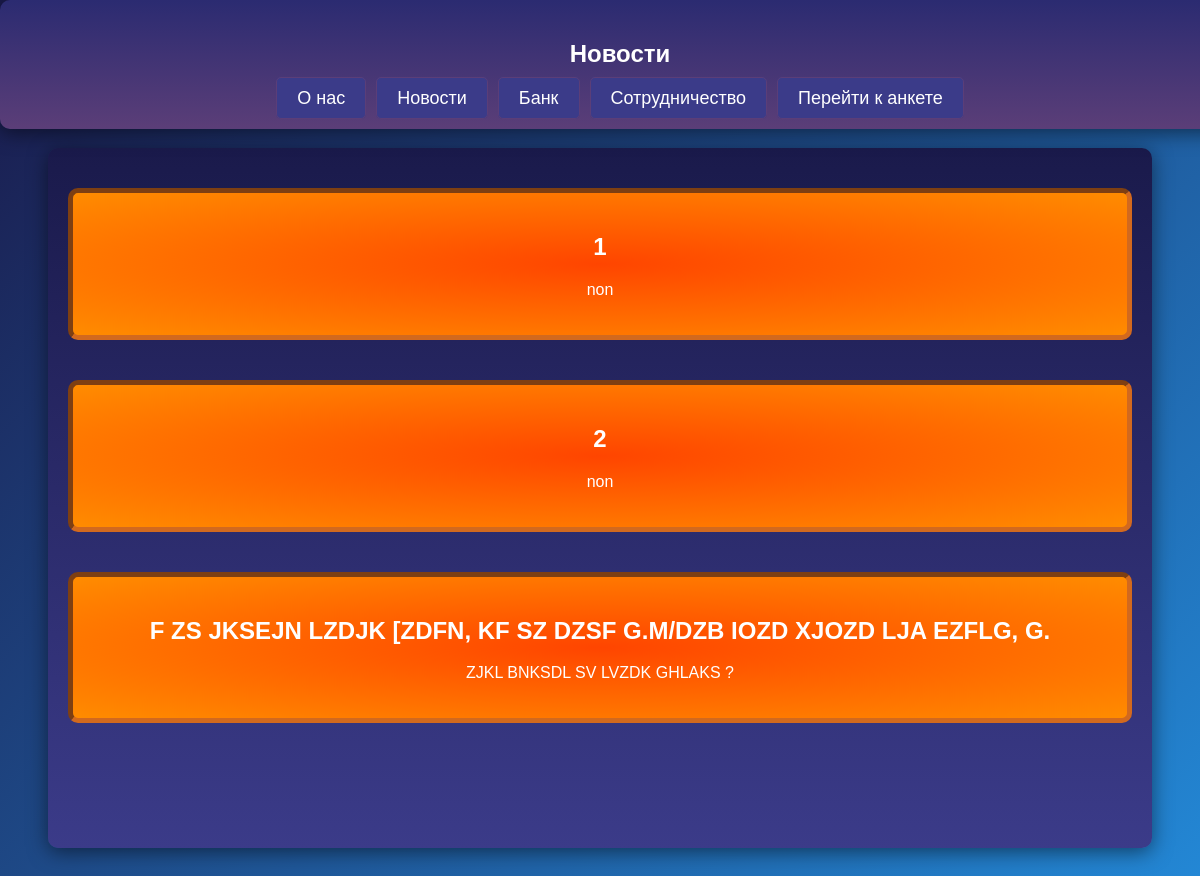
The page /app2/page2/ on the database its author committed.
### app2/models.py (models this page shows, shortened)
class Element(models.Model):
    name=models.TextField()
    data=models.DateTimeField(auto_now_add=True)
    title=models.CharField(max_length=300, default='non')

### app2/views.py (the view)
# urls.py: path('page2/', views.page2, name='page2'),
def page2(request):
    elem=Element.objects.all().order_by('data')[:10]
    return render(request, 'app2/page2.html', {'elem': elem})

### app2/templates/app2/page2.html (shortened to what this page needs)
{% load static %}
<!doctype html>
<html lang="en">
<head>
    <link rel="stylesheet" href="{% static 'app2/det2.css' %}">
</head>
<body>
    <div class="container">
        <aside>
            <h1>Новости</h1>
            <div class="links">
                <li><a href="{% url 'page1' %}">О нас</a></li>
                <li><a href="{% url 'page2' %}">Новости</a></li>
                <li><a href="{% url 'page3' %}">Банк</a></li>
                <li><a href="{% url 'item_lisst' %}">Сотрудничество</a></li>
                <li><a href="{% url 'anketa' %}"class="d">Перейти к анкете</a></li>
            </div>
        </aside>
        <div class="containerr">
            <div class="row">
                {% for el in elem %}
                    <div class="all">
                        <h2>{{ el.name }}</h2>
                        <p>{{ el.title }}</p>
                    </div>
                {% endfor %}
            </div>
</body>
</html>

### app2/static/app2/det2.css (style rules this page uses)
body { background: linear-gradient(135deg, #1a1a4b, #2388d6); color: #ffffff; font-family: 'Arial', sans-serif; display: flex; flex-direction: column; align-items: center; justify-content: center; min-height: 100vh; padding: 20px; }
.container { display: flex; justify-content: flex-start; padding: 20px; height: 100vh; }
.containerr { width: 100%; flex-grow: 1; margin-top: 100px; background: linear-gradient(180deg, #1a1a4b, #3b3b89); border-radius: 10px; padding: 20px; box-shadow: 0 4px 20px rgba(0, 0, 0, 0.5); position: relative; }
.all { width: 100%; margin: 20px 0; text-align: center; background: radial-gradient(orangered, darkorange); border: 5px inset chocolate; border-radius: 10px; padding: 20px; }
h2, p { color: #ffffff; }
aside { width: 100%; background: linear-gradient(180deg, #2b2b71, #5b3e78); border-radius: 10px; padding: 20px; box-shadow: 0 4px 20px rgba(0, 0, 0, 0.5); position: fixed; top: 0; left: 0; z-index: 500; height: auto; justify-content: space-around; }
aside h1 { font-size: 24px; text-align: center; }
.links { list-style-type: none; padding: 0; display: flex; justify-content: center; gap: 10px; flex: 1 1 auto; margin: 0; }
.links a { color: #ffffff; text-decoration: none; font-size: 18px; transition: color 0.3s; padding: 10px 20px; border-radius: 5px; background-color: #3b3b89; border: 1px solid #5b3e78; }
.d { width: 0; height: 0; }
.row { display: flex; flex-wrap: wrap; justify-content: space-between; width: 100%; }

### rows shown on the page
Element: name "1", title "non"
Element: name "2", title "non"
Element: name "F ZS JKSEJN LZDJK [ZDFN, KF SZ DZSF G.M/DZB IOZD XJOZD LJA EZFLG, G.", title "ZJKL BNKSDL SV LVZDK GHLAKS ?"
